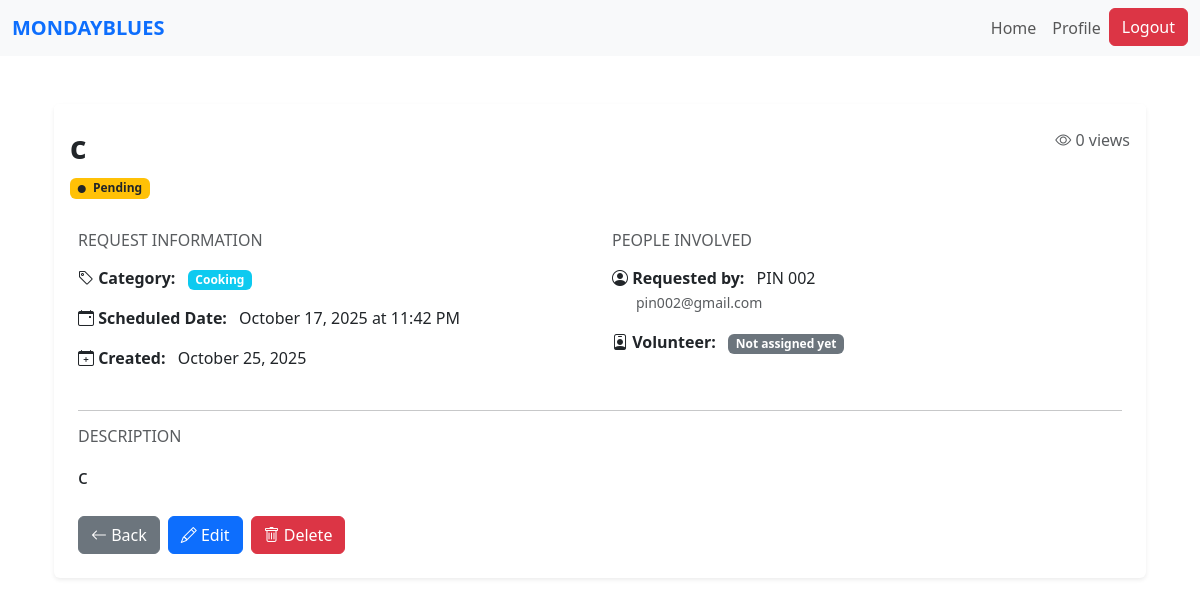
Before: /request/1 (signed in) with the older database file.
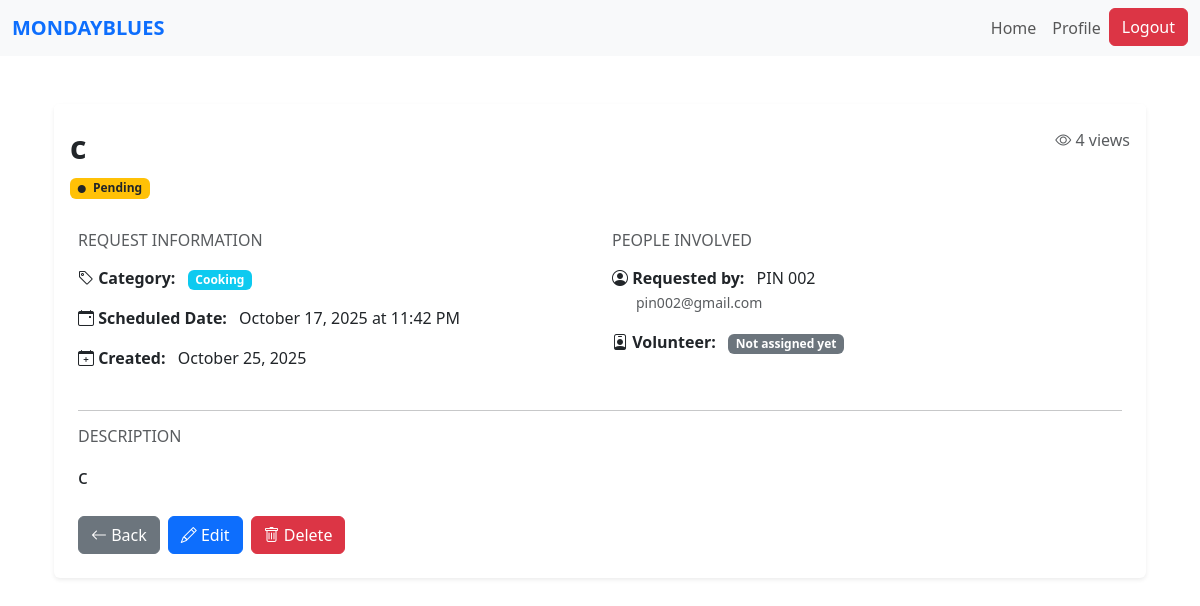
After: the same page with the newer database file.
### website/models.py (models this page shows)
class Request(db.Model):
    id = db.Column(db.Integer, primary_key=True)
    title = db.Column(db.String(150), nullable=False)
    description = db.Column(db.Text, nullable=False)
    category_id = db.Column(db.Integer, db.ForeignKey('category.id'), nullable=False)
    category = db.relationship('Category', backref='requests')
    status = db.Column(db.String(20), default='Pending')  # Pending, Accepted, Completed
    scheduled_datetime = db.Column(db.DateTime, nullable=False)
    view_count = db.Column(db.Integer, default=0)
    date_created = db.Column(db.DateTime, default=datetime.utcnow)
    user_id = db.Column(db.Integer, db.ForeignKey('user.id'), nullable=False)
    volunteer_id = db.Column(db.Integer, db.ForeignKey('volunteer.id'), nullable=True)
    user = db.relationship('User', backref=db.backref('requests', lazy=True, cascade='all, delete-orphan'), lazy=True)
    volunteer = db.relationship('Volunteer', backref=db.backref('assigned_requests', lazy=True), lazy=True)

### website/views.py (the view)
@views.route('/request/<int:id>')
@login_required
def view_request(id):
    req = Request.query.get_or_404(id)
    if req.user_id != current_user.id:
        req.view_count += 1
        db.session.commit()
    owner = User.query.get(req.user_id)
    return render_template('view_req.html', req=req, owner=owner)

### website/templates/view_req.html (shortened to what the changed rows need)
{% extends "base.html" %}
{% block content %}
<div class="container my-5">
    <div class="card shadow-sm border-0">
        <div class="card-header bg-white border-0 pt-4">
            <div class="d-flex justify-content-between align-items-start">
                <div>
                    <h2 class="fw-bold mb-2">{{ req.title }}</h2>
                    <span class="badge
                        {% if req.status == 'Pending' %} bg-warning text-dark
                        {% elif req.status == 'Assigned' %} bg-primary
                        {% elif req.status == 'Accepted' %} bg-info
                        {% elif req.status == 'Completed' %} bg-success
                        {% else %} bg-secondary {% endif %}">
                        <i class="bi bi-circle-fill me-1" style="font-size: 0.5rem;"></i>
                        {{ req.status }}
                    </span>
                </div>
                <div class="text-end">
                    <p class="text-muted mb-0">
                        <i class="bi bi-eye"></i> {{ req.view_count }} views
                    </p>
                </div>
            </div>
        </div>
        <div class="card-body p-4">
            <div class="row mb-4">
                <div class="col-md-6">
                    <div class="mb-3">
                        <strong><i class="bi bi-calendar-event"></i> Scheduled Date:</strong>
                        <span class="ms-2">{{ req.scheduled_datetime.strftime('%B %d, %Y at %I:%M %p') }}</span>
                    </div>
                    <div class="mb-3">
                        <strong><i class="bi bi-calendar-plus"></i> Created:</strong>
                        <span class="ms-2">{{ req.date_created.strftime('%B %d, %Y') }}</span>
                    </div>
                </div>
            </div>
            <div class="mb-4">
                <h6 class="text-muted text-uppercase mb-3">Description</h6>
                <p class="lead">{{ req.description }}</p>
            </div>
        </div>
    </div>
</div>
<link rel="stylesheet" href="https://cdn.jsdelivr.net/npm/bootstrap-icons@1.10.0/font/bootstrap-icons.css">
{% endblock %}

Changed rows visible on the page:
changed Request "Pending": view_count "0" → "4"
